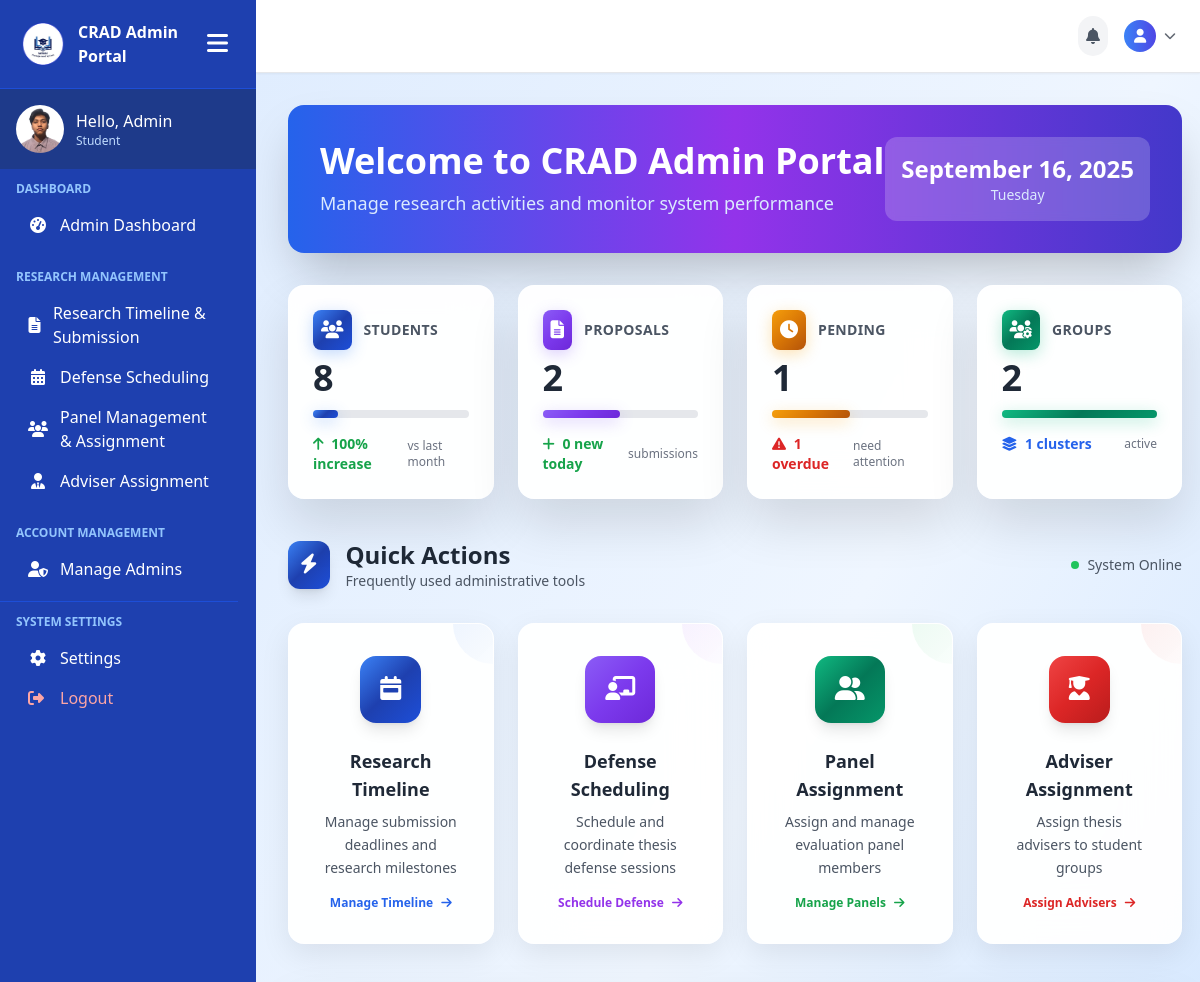
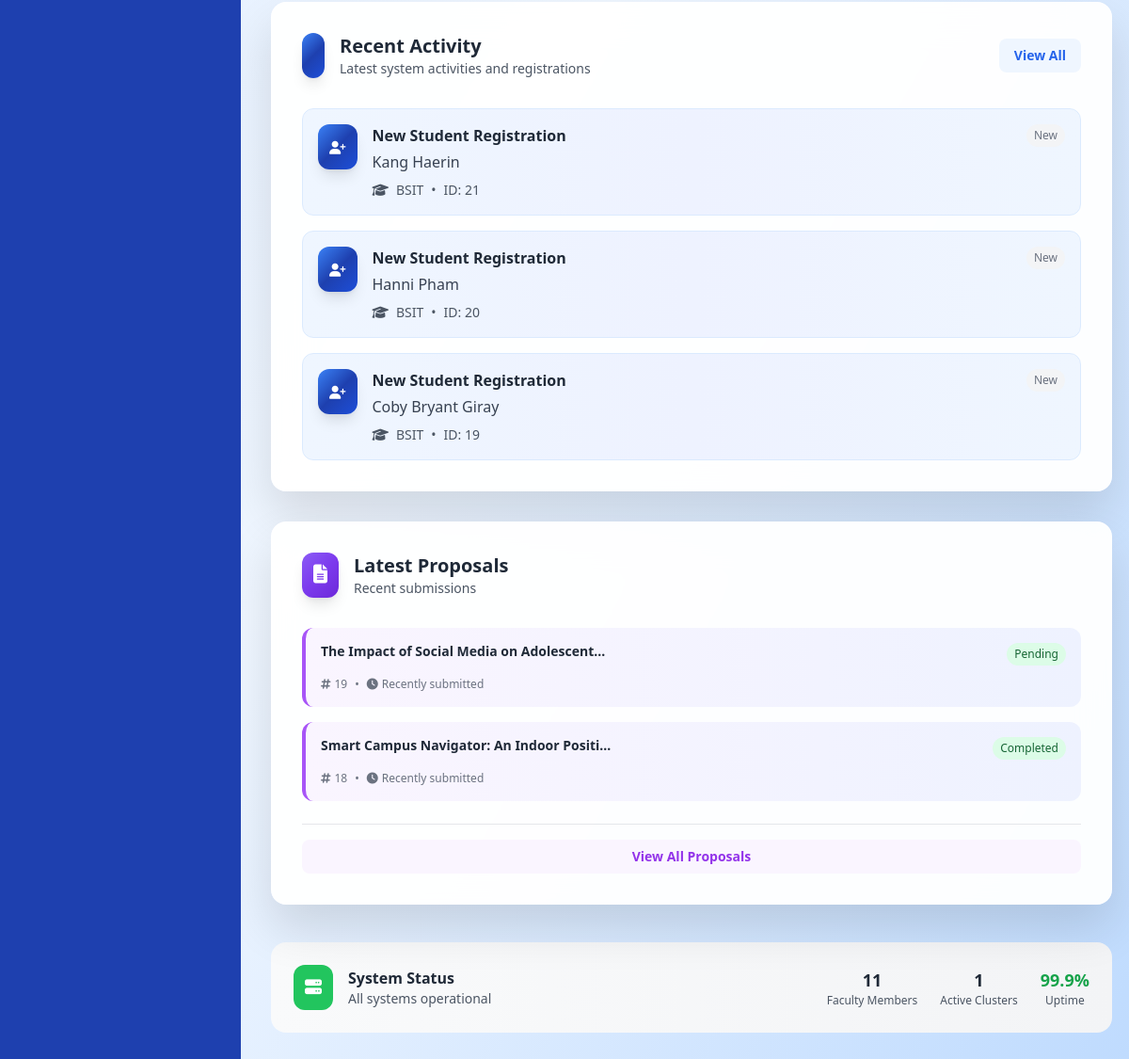
The app's page /admin-pages/admin-dashboard.php (signed in) with its own data (2 pictures, top to bottom).
### tables this page shows
CREATE TABLE `user_tbl` (
  `user_id` int(11) NOT NULL,
  `email` varchar(150) NOT NULL,
  `password` varchar(255) NOT NULL,
  `role` enum('Admin','Faculty','Student') NOT NULL DEFAULT 'Student',
  `created_at` timestamp NOT NULL DEFAULT current_timestamp()
);

CREATE TABLE `student_profiles` (
  `id` int(11) NOT NULL,
  `user_id` int(11) NOT NULL,
  `school_id` varchar(50) NOT NULL,
  `full_name` varchar(100) NOT NULL,
  `program` varchar(50) NOT NULL,
  `cluster` varchar(20) DEFAULT '0',
  `faculty_id` int(11) DEFAULT NULL,
  `school_year` varchar(20) NOT NULL,
  `created_at` timestamp NOT NULL DEFAULT current_timestamp(),
  `updated_at` timestamp NOT NULL DEFAULT current_timestamp() ON UPDATE current_timestamp()
);

CREATE TABLE `proposals` (
  `id` int(11) NOT NULL,
  `group_id` int(11) NOT NULL,
  `title` varchar(255) NOT NULL,
  `description` text DEFAULT NULL,
  `file_path` varchar(255) DEFAULT NULL,
  `submitted_at` timestamp NOT NULL DEFAULT current_timestamp(),
  `status` enum('Pending','Completed') NOT NULL DEFAULT 'Pending',
  `reviewed_at` timestamp NULL DEFAULT NULL,
  `final_defense_open` tinyint(1) NOT NULL DEFAULT 0
);

### admin-pages/admin-dashboard.php (the view, shortened to what the rows shown need)
<?php
include('../includes/connection.php');
$recent_students = mysqli_query($conn, "SELECT full_name, program, id FROM student_profiles ORDER BY id DESC LIMIT 3");
$recent_proposals = mysqli_query($conn, "SELECT title, status, id FROM proposals ORDER BY id DESC LIMIT 3");
?>
<!DOCTYPE html>
<html lang="en">
<head>
    <script src="https://cdn.tailwindcss.com"></script>
    <link rel="stylesheet" href="https://cdnjs.cloudflare.com/ajax/libs/font-awesome/6.0.0/css/all.min.css">
    <link rel="stylesheet" href="https://cdn.jsdelivr.net/npm/flatpickr/dist/flatpickr.min.css">
</head>
<body class="bg-gradient-to-br from-blue-100 via-blue-50 to-blue-200 text-gray-800 font-sans">
    <div class="min-h-screen flex">
        <?php include('../includes/admin-sidebar.php'); ?>
                <main class="flex-1 overflow-y-auto p-4 lg:p-8 hide-scrollbar">
    <div class="mb-8 animate-fade-in">
        <div class="bg-gradient-to-r from-blue-600 via-purple-600 to-indigo-700 rounded-2xl p-8 text-white shadow-2xl">
            <div class="flex flex-col lg:flex-row items-center justify-between">
                <div>
                    <h1 class="text-3xl lg:text-4xl font-bold mb-2">Welcome to CRAD Admin Portal</h1>
                </div>
            </div>
        </div>
    </div>
    <div class="grid grid-cols-1 xl:grid-cols-3 gap-8 mb-10 animate-fade-in">
        <div class="xl:col-span-2 glass-card rounded-2xl p-8">
            <div class="space-y-4">
                <?php if (mysqli_num_rows($recent_students) > 0): ?>
                    <?php while ($student = mysqli_fetch_assoc($recent_students)): ?>
                    <div class="flex items-start p-4 rounded-xl bg-gradient-to-r from-blue-50 via-indigo-50 to-blue-50 border border-blue-100 hover:shadow-md transition-all">
                        <div class="gradient-blue p-3 rounded-xl mr-4 shadow-lg">
                            <i class="fas fa-user-plus text-white text-sm"></i>
                        </div>
                        <div class="flex-1">
                            <div class="flex items-center justify-between">
                                <p class="font-bold text-gray-800">New Student Registration</p>
                                <span class="text-xs text-gray-500 bg-gray-100 px-2 py-1 rounded-full">New</span>
                            </div>
                            <p class="text-gray-700 font-medium mt-1"><?= htmlspecialchars($student['full_name']) ?></p>
                            <div class="flex items-center mt-2 text-sm text-gray-600">
                                <i class="fas fa-graduation-cap mr-2"></i>
                                <span><?= htmlspecialchars($student['program']) ?></span>
                                <span class="mx-2">•</span>
                                <span>ID: <?= $student['id'] ?></span>
                            </div>
                        </div>
                    </div>
                    <?php endwhile; ?>
                <?php endif; ?>
            </div>
        </div>
        <div class="glass-card rounded-2xl p-8">
            <div class="space-y-4">
                <?php if (mysqli_num_rows($recent_proposals) > 0): ?>
                    <?php while ($proposal = mysqli_fetch_assoc($recent_proposals)): ?>
                    <div class="p-4 rounded-xl bg-gradient-to-r from-purple-50 to-indigo-50 border-l-4 border-purple-500 hover:shadow-md transition-all">
                        <div class="flex items-start justify-between mb-2">
                            <h4 class="font-bold text-gray-800 text-sm leading-tight"><?= htmlspecialchars(substr($proposal['title'], 0, 40)) ?><?= strlen($proposal['title']) > 40 ? '...' : '' ?></h4>
                            <span class="text-xs px-2 py-1 rounded-full <?= $proposal['status'] == 'pending' ? 'bg-yellow-100 text-yellow-800' : 'bg-green-100 text-green-800' ?>">
                                <?= ucfirst($proposal['status']) ?>
                            </span>
                        </div>
                        <div class="flex items-center text-xs text-gray-500 mt-3">
                            <i class="fas fa-hashtag mr-1"></i>
                            <span><?= $proposal['id'] ?></span>
                            <span class="mx-2">•</span>
                            <i class="fas fa-clock mr-1"></i>
                            <span>Recently submitted</span>
                        </div>
                    </div>
                    <?php endwhile; ?>
                <?php endif; ?>
            </div>
        </div>
    </div>
            </main>
        </div>
</body>
</html>

### includes/admin-sidebar.php (shortened to what the rows shown need)
<?php
include("../includes/connection.php");
$user_id = $_SESSION['user_id'];
$sql = "SELECT role FROM user_tbl WHERE user_id = ?";
$stmt = $conn->prepare($sql);
$stmt->bind_param("i", $user_id);
$stmt->execute();
$result = $stmt->get_result();
$user = $result->fetch_assoc();
$role = $user['role'];
$greeting = "Hello, " . match($role) {
    'admin' => 'Admin',
    'student' => 'Student',
    default => 'Admin'
};
?>
<!DOCTYPE html>
<html lang="en">
<head>
    <script src="https://cdn.tailwindcss.com"></script>
    <link rel="stylesheet" href="https://cdnjs.cloudflare.com/ajax/libs/font-awesome/6.5.0/css/all.min.css">
</head>
<body>
<div class="sidebar sidebar-transition bg-blue-800 text-white flex flex-col hidden md:flex h-screen w-64" id="sidebar">
    <div class="p-4 flex items-center space-x-3 bg-blue-900">
        <div>
            <p class="font-medium profile-name"><?php echo htmlspecialchars($greeting); ?></p>
            <p class="text-xs text-blue-200 profile-role"><?php echo htmlspecialchars($role); ?></p>
        </div>
    </div>
</div>
</body>
</html>

### records on screen
user_tbl: role "Hello, Admin", role "Student"
student_profiles: full_name "Kang Haerin", program "BSIT", id "21"
student_profiles: full_name "Hanni Pham", program "BSIT", id "20"
student_profiles: full_name "Coby Bryant Giray", program "BSIT", id "19"
proposals: title "The Impact of Social Media on Adolescent", status "Pending", id "19"
proposals: title "Smart Campus Navigator: An Indoor Positi", status "Completed", id "18"

### other values on screen
$total_students "8"
abs($student_growth) "100"
$total_proposals "2"
$proposals_today "0"
$pending_proposals "1"
$overdue_proposals "1"
$total_groups "2"
$total_clusters "1"
$total_faculty "11"
